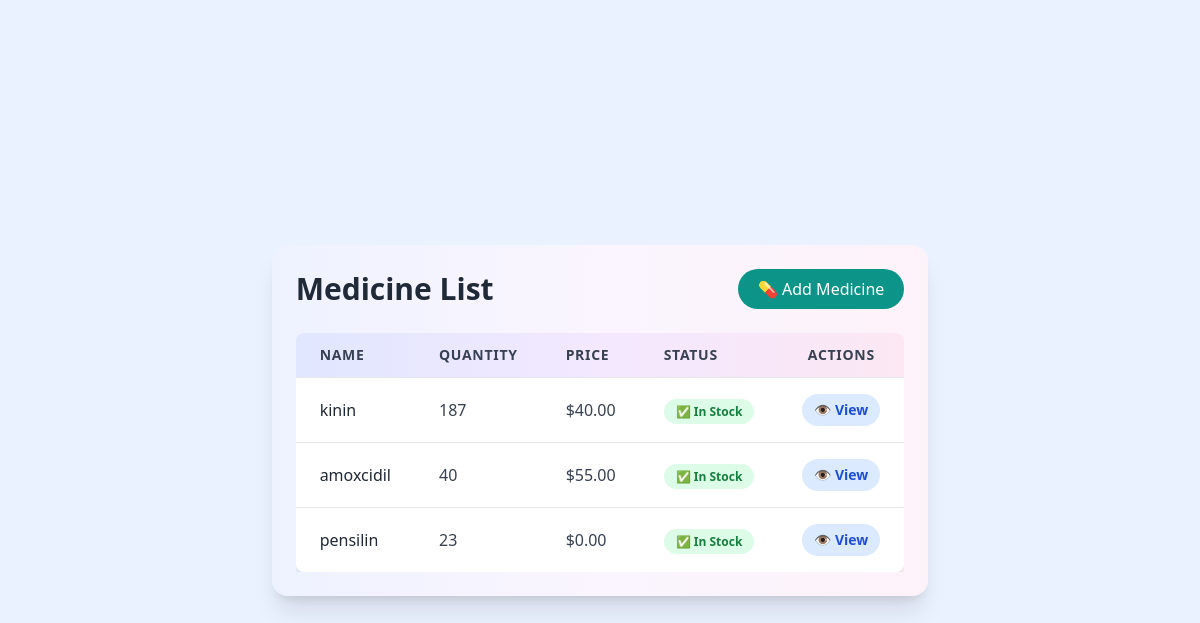
Screenshot of /medicines/ with the database file from the repository.
### core/models.py (models this page shows, shortened)
class Medicine(models.Model):
    name = models.CharField(max_length=100)
    quantity = models.PositiveIntegerField(default=0)
    price = models.DecimalField(max_digits=10, decimal_places=2, default=0)
    description = models.TextField(blank=True, null=True)

### core/views.py (the view)
# urls.py: path('medicines/', views.medicine_list, name='medicine_list'),
def medicine_list(request):
    medicines = Medicine.objects.all()
    return render(request, 'medicine_list.html', {'medicines': medicines})

### templates/medicine_list.html (shortened to what this page needs)
{% extends 'base.html' %}
{% block content %}
<div class="max-w-5xl mx-auto mt-10 p-6 bg-gradient-to-r from-indigo-50 via-purple-50 to-pink-50 shadow-xl rounded-2xl">
    <div class="flex justify-between items-center mb-6">
        <h2 class="text-3xl font-bold text-gray-800">Medicine List</h2>
        <a href="{% url 'medicine_add' %}"
           class="bg-teal-600 text-white px-5 py-2 rounded-full hover:bg-teal-700 transition">
            💊 Add Medicine
        </a>
    </div>
    <div class="overflow-x-auto">
        <table class="min-w-full divide-y divide-gray-200 shadow-lg rounded-lg overflow-hidden">
            <thead class="bg-gradient-to-r from-indigo-100 via-purple-100 to-pink-100 text-gray-700 text-sm uppercase tracking-wider">
                <tr>
                    <th class="px-6 py-3 text-left">Name</th>
                    <th class="px-6 py-3 text-left">Quantity</th>
                    <th class="px-6 py-3 text-left">Price</th>
                    <th class="px-6 py-3 text-left">Status</th>
                    <th class="px-6 py-3 text-center">Actions</th>
                </tr>
            </thead>
            <tbody class="bg-white divide-y divide-gray-200">
                {% for medicine in medicines %}
                <tr class="hover:bg-indigo-50 transition">
                    <td class="px-6 py-4 font-medium text-gray-800">
                        {{ medicine.name }}
                    </td>
                    <td class="px-6 py-4 text-gray-700">
                        {{ medicine.quantity }}
                    </td>
                    <td class="px-6 py-4 text-gray-700">
                        ${{ medicine.price }}
                    </td>
                    <td class="px-6 py-4">
                        {% if medicine.quantity == 0 %}
                            <span class="px-3 py-1 rounded-full text-xs bg-red-100 text-red-700 font-semibold">
                                ❌ Out of Stock
                            </span>
                        {% elif medicine.quantity <= 5 %}
                            <span class="px-3 py-1 rounded-full text-xs bg-yellow-100 text-yellow-700 font-semibold">
                                ⚠ Low Stock
                            </span>
                        {% else %}
                            <span class="px-3 py-1 rounded-full text-xs bg-green-100 text-green-700 font-semibold">
                                ✅ In Stock
                            </span>
                        {% endif %}
                    </td>
                    <td class="px-6 py-4 text-center">
                        <div class="flex justify-center gap-2">
                            <a href="{% url 'medicine_detail' medicine.pk %}"
                               class="px-3 py-1.5 rounded-full bg-blue-100 text-blue-700 text-sm font-semibold
                                      hover:bg-blue-600 hover:text-white transition">
                                👁 View
                            </a>
                        </div>
                    </td>
                </tr>
                {% empty %}
                <tr>
                    <td colspan="5" class="px-6 py-6 text-center text-gray-500 italic">
                        No medicines found.
                    </td>
                </tr>
                {% endfor %}
            </tbody>
        </table>
    </div>
</div>
{% endblock %}

### rows the page displays
Medicine: name "kinin", quantity "187", price "40.00", shows "✅ In Stock"
Medicine: name "amoxcidil", quantity "40", price "55.00", shows "✅ In Stock"
Medicine: name "pensilin", quantity "23", price "0.00", shows "✅ In Stock"
